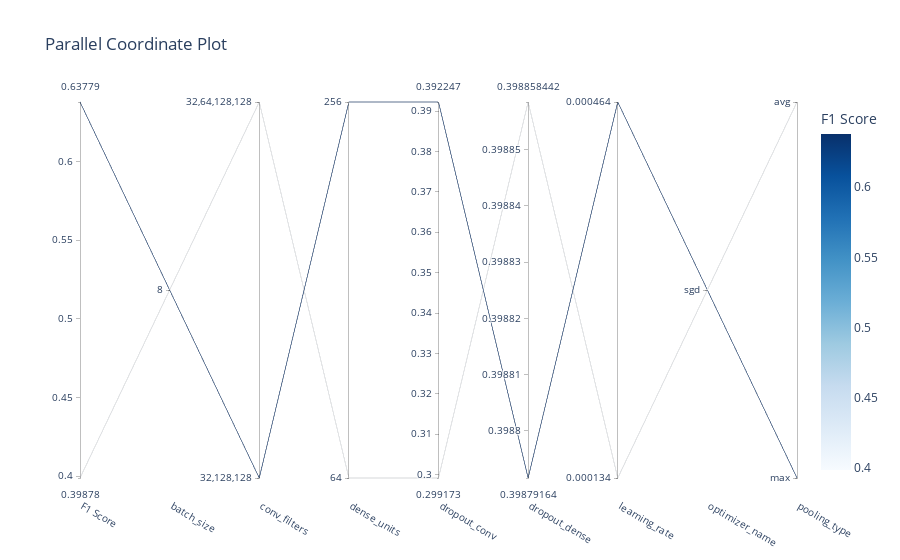
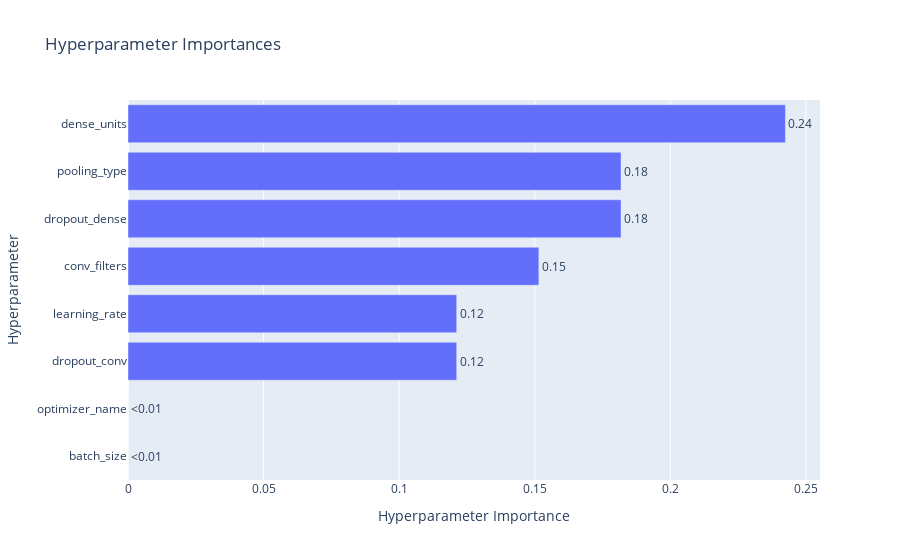
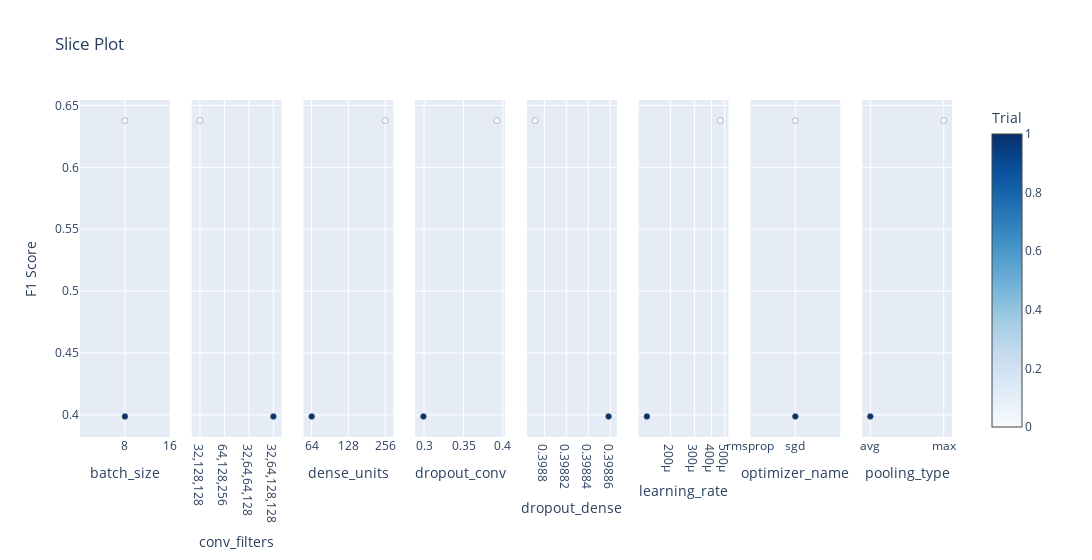
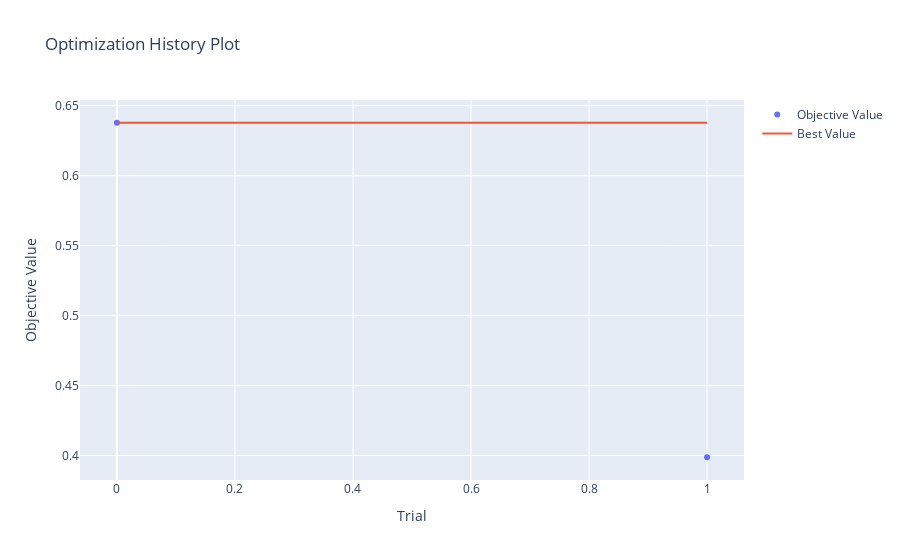

Notebook cell for these charts, in order:
### Code cell
from pathlib import Path
import cv2
import numpy as np
import tensorflow as tf
from tensorflow.keras.models import Sequential
from tensorflow.keras.layers import Conv2D, MaxPool2D, Dense, Dropout, BatchNormalization, GlobalAveragePooling2D, GlobalMaxPooling2D, Input
from tensorflow.keras.optimizers import Adam, RMSprop, SGD
from tensorflow.keras.callbacks import EarlyStopping, ReduceLROnPlateau, ModelCheckpoint
from sklearn.model_selection import KFold, train_test_split
from sklearn.metrics import f1_score, classification_report, confusion_matrix
import optuna
import optuna.visualization as vis
from datetime import datetime

N_TRIALS = 25
EPOCHS = 30
KFOLD_SEED = 42
N_SPLITS = 5
#BATCH_SIZE = 16
LABELS = ['no', 'yes']
IMG_SIZE = 250

np.random.seed(42)
tf.random.set_seed(42)


def get_data(data_dir):
    X, y = [], []
    data_dir = Path(data_dir)
    for label in LABELS:
        path = data_dir / label
        class_num = LABELS.index(label)
        for img_file in path.iterdir():
            try:
                img_arr = cv2.imread(str(img_file))[..., ::-1]
                resized_arr = cv2.resize(img_arr, (IMG_SIZE, IMG_SIZE))
                X.append(resized_arr)
                y.append(class_num)
            except Exception as e:
                print(f"Error reading {img_file.name}: {e}")
    X = np.array(X)
    y = np.array(y)
    X = X / 255.0
    y = y.astype('float32')

    return X, y


def augment_images(x, y):
    x_aug, y_aug = [], []
    for img, label in zip(x, y):
        # 0° rotation (original)
        x_aug.append(img)
        y_aug.append(label)
        x_aug.append(np.fliplr(img))  # horizontal flip
        y_aug.append(label)
        x_aug.append(np.flipud(img))  # vertical flip
        y_aug.append(label)

        # 90° rotation + flips
        rot_90 = np.rot90(img, 1)
        x_aug.append(rot_90)
        y_aug.append(label)
        x_aug.append(np.fliplr(rot_90))  # horizontal flip of 90°
        y_aug.append(label)
        x_aug.append(np.flipud(rot_90))  # vertical flip of 90°
        y_aug.append(label)

        # 180° rotation (no flips)
        rot_180 = np.rot90(img, 2)
        x_aug.append(rot_180)
        y_aug.append(label)

        # 270° rotation (no flips)
        rot_270 = np.rot90(img, 3)
        x_aug.append(rot_270)
        y_aug.append(label)

    return np.array(x_aug), np.array(y_aug)



def create_model(params):
    model = Sequential()
    model.add(Input(shape=(IMG_SIZE, IMG_SIZE, 3)))

    # Convert conv_filters string to tuple of ints
    conv_filters = tuple(map(int, params['conv_filters'].split(',')))

    for filters in conv_filters:
        model.add(Conv2D(filters, (3, 3), padding="same", activation="relu"))
        model.add(BatchNormalization())
        model.add(MaxPool2D())

    model.add(Dropout(params['dropout_conv']))

    if params['pooling_type'] == 'avg':
        model.add(GlobalAveragePooling2D())
    else:
        model.add(GlobalMaxPooling2D())

    model.add(Dense(params['dense_units'], activation='relu'))
    model.add(Dropout(params['dropout_dense']))
    model.add(Dense(1, activation='sigmoid'))

    optimizer = {
        'adam': Adam,
        'rmsprop': RMSprop,
        'sgd': SGD
    }[params['optimizer_name']](learning_rate=params['learning_rate'])

    model.compile(optimizer=optimizer, loss='binary_crossentropy', metrics=['accuracy'])
    return model

def train_model(model, x_train, y_train, x_val, y_val, params, trial_number=None, fold_number=None):
    early_stop = EarlyStopping(monitor='val_loss', patience=3, restore_best_weights=True)
    lr_scheduler = ReduceLROnPlateau(monitor='val_loss', factor=0.5, patience=2, min_lr=1e-5)
    # get date and time
    now = datetime.now()
    date_time = now.strftime("%Y%m%d")
    # Create checkpoint filepath with trial and fold info
    if trial_number is not None and fold_number is not None:
        checkpoint_filepath = f'Model_{date_time}_trial_{trial_number}.h5'
    else:
        checkpoint_filepath = f'{date_time}_model_checkpoint.h5'

    checkpoint_cb = ModelCheckpoint(checkpoint_filepath, save_best_only=True, monitor='val_loss', mode='min', verbose=1)

    history = model.fit(x_train, y_train,
                        batch_size=params['batch_size'],
                        epochs=EPOCHS,
                        validation_data=(x_val, y_val),
                        callbacks=[early_stop, lr_scheduler, checkpoint_cb],
                        verbose=1,
                        shuffle=True)
    return model


def objective(trial, x_data=None, y_data=None):
    print(f"\n🔍 Starting trial {trial.number}...")

    x_train, _, y_train, _ = train_test_split(x_data, y_data, test_size=0.2, stratify=y_data, random_state=42)
    print(f"  Split data: {x_train.shape[0]} training samples")
    kf = KFold(n_splits=N_SPLITS, shuffle=True, random_state=KFOLD_SEED)

    params = {
        'optimizer_name': trial.suggest_categorical('optimizer_name', ('adam', 'rmsprop', 'sgd')),
        'learning_rate': trial.suggest_float('learning_rate', 1e-4, 1e-2, log=True),
        'conv_filters': trial.suggest_categorical('conv_filters', [
                '32,64,128',
                '32,128,128',
                '64,128,256',
                '32,64,64,128',
                '32,64,128,128',
                '64,64,128,256',
            ]),
        'dense_units': trial.suggest_categorical('dense_units', (64, 128, 256)),
        'dropout_conv': trial.suggest_float('dropout_conv', 0.25, 0.5),
        'dropout_dense': trial.suggest_float('dropout_dense', 0.25, 0.5),
        'pooling_type': trial.suggest_categorical('pooling_type', ('avg', 'max')),
        'batch_size': trial.suggest_categorical('batch_size', (8, 16, 32)),
    }

    print(f"  Hyperparameters: {params}")
    f1_scores = []
    all_y_val = []
    all_y_pred = []

    for fold_num, (train_idx, val_idx) in enumerate(kf.split(x_train), 1):
        print(f"  ➡️ Fold {fold_num}/{N_SPLITS}")
        x_tr, x_val = x_train[train_idx], x_train[val_idx]
        y_tr, y_val = y_train[train_idx], y_train[val_idx]
        x_tr, y_tr = augment_images(x_tr, y_tr)
        print(f"    Augmented training data: {x_tr.shape[0]} samples")

        model = create_model(params)
        print(f"    Model created. Starting training...")
        model = train_model(model, x_tr, y_tr, x_val, y_val, params, trial_number=trial.number, fold_number=fold_num)
        print(f"    Training completed. Evaluating model...")

        y_pred_prob = model.predict(x_val)
        y_pred = (y_pred_prob > 0.5).astype(int).flatten()
        fold_f1 = f1_score(y_val, y_pred)
        print(f"    Fold {fold_num} F1 score: {fold_f1:.4f}")
        f1_scores.append(fold_f1)

        # Collect all validation labels and predictions
        all_y_val.extend(y_val)
        all_y_pred.extend(y_pred)

    # After all folds, print confusion matrix and classification report
    print("\nConfusion Matrix:")
    print(confusion_matrix(all_y_val, all_y_pred))

    print("\nClassification Report:")
    print(classification_report(all_y_val, all_y_pred, target_names=LABELS))

    avg_f1 = np.mean(f1_scores)
    print(f"  🏁 Trial {trial.number} average F1 score: {avg_f1:.4f}")
    return avg_f1



def run_optuna_pipeline(x_data=None, y_data=None):
    study = optuna.create_study(direction='maximize')
    study.optimize(lambda trial: objective(trial, x_data, y_data), n_trials=N_TRIALS)
    print("\n🎉 Optimization finished. Best trial:")
    trial = study.best_trial
    print(f"  F1 Score: {trial.value:.4f}")
    print("  Params:")
    for key, value in trial.params.items():
        print(f"    {key}: {value}")

    # After your study is done:
    fig = vis.plot_parallel_coordinate(study, target_name="F1 Score")
    fig.show()

    fig = vis.plot_param_importances(study)
    fig.show()

    fig = vis.plot_slice(study, target_name="F1 Score")
    fig.show()

    fig = vis.plot_optimization_history(study)
    fig.show()

    fig = vis.plot_intermediate_values(study)
    fig.show()

    fig = vis.plot_edf(study)
    fig.show()

    fig = vis.plot_contour(study, target_name="F1 Score")
    fig.show()





def main():
    print("🔍 Starting data loading...")
    x_data, y_data = get_data('data')
    print(f"  Loaded data: {x_data.shape[0]} samples")
    run_optuna_pipeline(x_data=x_data, y_data=y_data)



if __name__ == '__main__':
    main()

### Figure 1 — Plotly figure (JSON) as saved in the notebook; plotly's stock layout.template omitted (floating-point values rounded to 4 significant figures)
{"data": [{"dimensions": [{"label": "F1 Score", "range": [0.3988, 0.6378], "values": [0.3988, 0.6378]}, {"label": "batch_size", "range": [0, 0], "ticktext": ["8"], "tickvals": [0], "values": [0, 0]}, {"label": "conv_filters", "range": [0, 1], "ticktext": ["32,128,128", "32,64,128,128"], "tickvals": [0, 1], "values": [1, 0]}, {"label": "dense_units", "range": [0, 1], "ticktext": ["64", "256"], "tickvals": [0, 1], "values": [0, 1]}, {"label": "dropout_conv", "range": [0.2992, 0.3922], "values": [0.2992, 0.3922]}, {"label": "dropout_dense", "range": [0.3988, 0.3989], "values": [0.3989, 0.3988]}, {"label": "learning_rate", "range": [-3.872, -3.333], "ticktext": ["0.000134", "0.000464"], "tickvals": [-3.872, -3.333], "values": [-3.872, -3.333]}, {"label": "optimizer_name", "range": [0, 0], "ticktext": ["sgd"], "tickvals": [0], "values": [0, 0]}, {"label": "pooling_type", "range": [0, 1], "ticktext": ["max", "avg"], "tickvals": [0, 1], "values": [1, 0]}], "labelangle": 30, "labelside": "bottom", "line": {"color": [0.3988, 0.6378], "colorbar": {"title": {"text": "F1 Score"}}, "colorscale": [[0, "rgb(247,251,255)"], [0.125, "rgb(222,235,247)"], [0.25, "rgb(198,219,239)"], [0.375, "rgb(158,202,225)"], [0.5, "rgb(107,174,214)"], [0.625, "rgb(66,146,198)"], [0.75, "rgb(33,113,181)"], [0.875, "rgb(8,81,156)"], [1, "rgb(8,48,107)"]], "reversescale": false, "showscale": true}, "type": "parcoords"}], "layout": {"title": {"text": "Parallel Coordinate Plot"}}}

### Figure 2 — Plotly figure (JSON) as saved in the notebook; plotly's stock layout.template omitted (floating-point values rounded to 4 significant figures)
{"data": [{"cliponaxis": false, "hovertemplate": ["batch_size (CategoricalDistribution): 0.0<extra></extra>", "optimizer_name (CategoricalDistribution): 0.0<extra></extra>", "dropout_conv (FloatDistribution): 0.12121212121212122<extra></extra>", "learning_rate (FloatDistribution): 0.12121212121212122<extra></extra>", "conv_filters (CategoricalDistribution): 0.15151515151515152<extra></extra>", "dropout_dense (FloatDistribution): 0.18181818181818182<extra></extra>", "pooling_type (CategoricalDistribution): 0.18181818181818182<extra></extra>", "dense_units (CategoricalDistribution): 0.24242424242424243<extra></extra>"], "name": "Objective Value", "orientation": "h", "text": ["<0.01", "<0.01", "0.12", "0.12", "0.15", "0.18", "0.18", "0.24"], "textposition": "outside", "type": "bar", "x": [0, 0, 0.1212, 0.1212, 0.1515, 0.1818, 0.1818, 0.2424], "y": ["batch_size", "optimizer_name", "dropout_conv", "learning_rate", "conv_filters", "dropout_dense", "pooling_type", "dense_units"]}], "layout": {"title": {"text": "Hyperparameter Importances"}, "xaxis": {"title": {"text": "Hyperparameter Importance"}}, "yaxis": {"title": {"text": "Hyperparameter"}}}}

### Figure 3 — Plotly figure (JSON) as saved in the notebook; plotly's stock layout.template omitted (floating-point values rounded to 4 significant figures)
{"data": [{"marker": {"color": [0, 1], "colorbar": {"title": {"text": "Trial"}, "x": 1, "xpad": 40}, "colorscale": [[0, "rgb(247,251,255)"], [0.125, "rgb(222,235,247)"], [0.25, "rgb(198,219,239)"], [0.375, "rgb(158,202,225)"], [0.5, "rgb(107,174,214)"], [0.625, "rgb(66,146,198)"], [0.75, "rgb(33,113,181)"], [0.875, "rgb(8,81,156)"], [1, "rgb(8,48,107)"]], "line": {"color": "Grey", "width": 0.5}, "showscale": true}, "mode": "markers", "name": "Feasible Trial", "showlegend": false, "type": "scatter", "x": [8, 8], "xaxis": "x", "y": [0.6378, 0.3988], "yaxis": "y"}, {"marker": {"color": [0, 1], "colorbar": {"title": {"text": "Trial"}, "x": 1, "xpad": 40}, "colorscale": [[0, "rgb(247,251,255)"], [0.125, "rgb(222,235,247)"], [0.25, "rgb(198,219,239)"], [0.375, "rgb(158,202,225)"], [0.5, "rgb(107,174,214)"], [0.625, "rgb(66,146,198)"], [0.75, "rgb(33,113,181)"], [0.875, "rgb(8,81,156)"], [1, "rgb(8,48,107)"]], "line": {"color": "Grey", "width": 0.5}, "showscale": false}, "mode": "markers", "name": "Feasible Trial", "showlegend": false, "type": "scatter", "x": ["32,128,128", "32,64,128,128"], "xaxis": "x2", "y": [0.6378, 0.3988], "yaxis": "y2"}, {"marker": {"color": [0, 1], "colorbar": {"title": {"text": "Trial"}, "x": 1, "xpad": 40}, "colorscale": [[0, "rgb(247,251,255)"], [0.125, "rgb(222,235,247)"], [0.25, "rgb(198,219,239)"], [0.375, "rgb(158,202,225)"], [0.5, "rgb(107,174,214)"], [0.625, "rgb(66,146,198)"], [0.75, "rgb(33,113,181)"], [0.875, "rgb(8,81,156)"], [1, "rgb(8,48,107)"]], "line": {"color": "Grey", "width": 0.5}, "showscale": false}, "mode": "markers", "name": "Feasible Trial", "showlegend": false, "type": "scatter", "x": [256, 64], "xaxis": "x3", "y": [0.6378, 0.3988], "yaxis": "y3"}, {"marker": {"color": [0, 1], "colorbar": {"title": {"text": "Trial"}, "x": 1, "xpad": 40}, "colorscale": [[0, "rgb(247,251,255)"], [0.125, "rgb(222,235,247)"], [0.25, "rgb(198,219,239)"], [0.375, "rgb(158,202,225)"], [0.5, "rgb(107,174,214)"], [0.625, "rgb(66,146,198)"], [0.75, "rgb(33,113,181)"], [0.875, "rgb(8,81,156)"], [1, "rgb(8,48,107)"]], "line": {"color": "Grey", "width": 0.5}, "showscale": false}, "mode": "markers", "name": "Feasible Trial", "showlegend": false, "type": "scatter", "x": [0.3922, 0.2992], "xaxis": "x4", "y": [0.6378, 0.3988], "yaxis": "y4"}, {"marker": {"color": [0, 1], "colorbar": {"title": {"text": "Trial"}, "x": 1, "xpad": 40}, "colorscale": [[0, "rgb(247,251,255)"], [0.125, "rgb(222,235,247)"], [0.25, "rgb(198,219,239)"], [0.375, "rgb(158,202,225)"], [0.5, "rgb(107,174,214)"], [0.625, "rgb(66,146,198)"], [0.75, "rgb(33,113,181)"], [0.875, "rgb(8,81,156)"], [1, "rgb(8,48,107)"]], "line": {"color": "Grey", "width": 0.5}, "showscale": false}, "mode": "markers", "name": "Feasible Trial", "showlegend": false, "type": "scatter", "x": [0.3988, 0.3989], "xaxis": "x5", "y": [0.6378, 0.3988], "yaxis": "y5"}, {"marker": {"color": [0, 1], "colorbar": {"title": {"text": "Trial"}, "x": 1, "xpad": 40}, "colorscale": [[0, "rgb(247,251,255)"], [0.125, "rgb(222,235,247)"], [0.25, "rgb(198,219,239)"], [0.375, "rgb(158,202,225)"], [0.5, "rgb(107,174,214)"], [0.625, "rgb(66,146,198)"], [0.75, "rgb(33,113,181)"], [0.875, "rgb(8,81,156)"], [1, "rgb(8,48,107)"]], "line": {"color": "Grey", "width": 0.5}, "showscale": false}, "mode": "markers", "name": "Feasible Trial", "showlegend": false, "type": "scatter", "x": [0.0004645, 0.0001343], "xaxis": "x6", "y": [0.6378, 0.3988], "yaxis": "y6"}, {"marker": {"color": [0, 1], "colorbar": {"title": {"text": "Trial"}, "x": 1, "xpad": 40}, "colorscale": [[0, "rgb(247,251,255)"], [0.125, "rgb(222,235,247)"], [0.25, "rgb(198,219,239)"], [0.375, "rgb(158,202,225)"], [0.5, "rgb(107,174,214)"], [0.625, "rgb(66,146,198)"], [0.75, "rgb(33,113,181)"], [0.875, "rgb(8,81,156)"], [1, "rgb(8,48,107)"]], "line": {"color": "Grey", "width": 0.5}, "showscale": false}, "mode": "markers", "name": "Feasible Trial", "showlegend": false, "type": "scatter", "x": ["sgd", "sgd"], "xaxis": "x7", "y": [0.6378, 0.3988], "yaxis": "y7"}, {"marker": {"color": [0, 1], "colorbar": {"title": {"text": "Trial"}, "x": 1, "xpad": 40}, "colorscale": [[0, "rgb(247,251,255)"], [0.125, "rgb(222,235,247)"], [0.25, "rgb(198,219,239)"], [0.375, "rgb(158,202,225)"], [0.5, "rgb(107,174,214)"], [0.625, "rgb(66,146,198)"], [0.75, "rgb(33,113,181)"], [0.875, "rgb(8,81,156)"], [1, "rgb(8,48,107)"]], "line": {"color": "Grey", "width": 0.5}, "showscale": false}, "mode": "markers", "name": "Feasible Trial", "showlegend": false, "type": "scatter", "x": ["max", "avg"], "xaxis": "x8", "y": [0.6378, 0.3988], "yaxis": "y8"}], "layout": {"title": {"text": "Slice Plot"}, "width": 2400, "xaxis": {"anchor": "y", "categoryarray": [8, 16, 32], "categoryorder": "array", "domain": [0, 0.1031], "title": {"text": "batch_size"}, "type": "category"}, "xaxis2": {"anchor": "y2", "categoryarray": ["32,64,128", "32,128,128", "64,128,256", "32,64,64,128", "32,64,128,128", "32,64,128,256"], "categoryorder": "array", "domain": [0.1281, 0.2312], "title": {"text": "conv_filters"}, "type": "category"}, "xaxis3": {"anchor": "y3", "categoryarray": [64, 128, 256], "categoryorder": "array", "domain": [0.2562, 0.3594], "title": {"text": "dense_units"}, "type": "category"}, "xaxis4": {"anchor": "y4", "domain": [0.3844, 0.4875], "title": {"text": "dropout_conv"}}, "xaxis5": {"anchor": "y5", "domain": [0.5125, 0.6156], "title": {"text": "dropout_dense"}}, "xaxis6": {"anchor": "y6", "domain": [0.6406, 0.7438], "title": {"text": "learning_rate"}, "type": "log"}, "xaxis7": {"anchor": "y7", "categoryarray": ["adam", "rmsprop", "sgd"], "categoryorder": "array", "domain": [0.7688, 0.8719], "title": {"text": "optimizer_name"}, "type": "category"}, "xaxis8": {"anchor": "y8", "categoryarray": ["avg", "max"], "categoryorder": "array", "domain": [0.8969, 1], "title": {"text": "pooling_type"}, "type": "category"}, "yaxis": {"anchor": "x", "domain": [0, 1], "title": {"text": "F1 Score"}}, "yaxis2": {"anchor": "x2", "domain": [0, 1], "matches": "y", "showticklabels": false}, "yaxis3": {"anchor": "x3", "domain": [0, 1], "matches": "y", "showticklabels": false}, "yaxis4": {"anchor": "x4", "domain": [0, 1], "matches": "y", "showticklabels": false}, "yaxis5": {"anchor": "x5", "domain": [0, 1], "matches": "y", "showticklabels": false}, "yaxis6": {"anchor": "x6", "domain": [0, 1], "matches": "y", "showticklabels": false}, "yaxis7": {"anchor": "x7", "domain": [0, 1], "matches": "y", "showticklabels": false}, "yaxis8": {"anchor": "x8", "domain": [0, 1], "matches": "y", "showticklabels": false}}}

### Figure 4 — Plotly figure (JSON) as saved in the notebook; plotly's stock layout.template omitted (floating-point values rounded to 4 significant figures)
{"data": [{"mode": "markers", "name": "Objective Value", "type": "scatter", "x": [0, 1], "y": [0.6378, 0.3988]}, {"mode": "lines", "name": "Best Value", "type": "scatter", "x": [0, 1], "y": [0.6378, 0.6378]}, {"marker": {"color": "#cccccc"}, "mode": "markers", "name": "Infeasible Trial", "showlegend": false, "type": "scatter", "x": [], "y": []}], "layout": {"title": {"text": "Optimization History Plot"}, "xaxis": {"title": {"text": "Trial"}}, "yaxis": {"title": {"text": "Objective Value"}}}}
